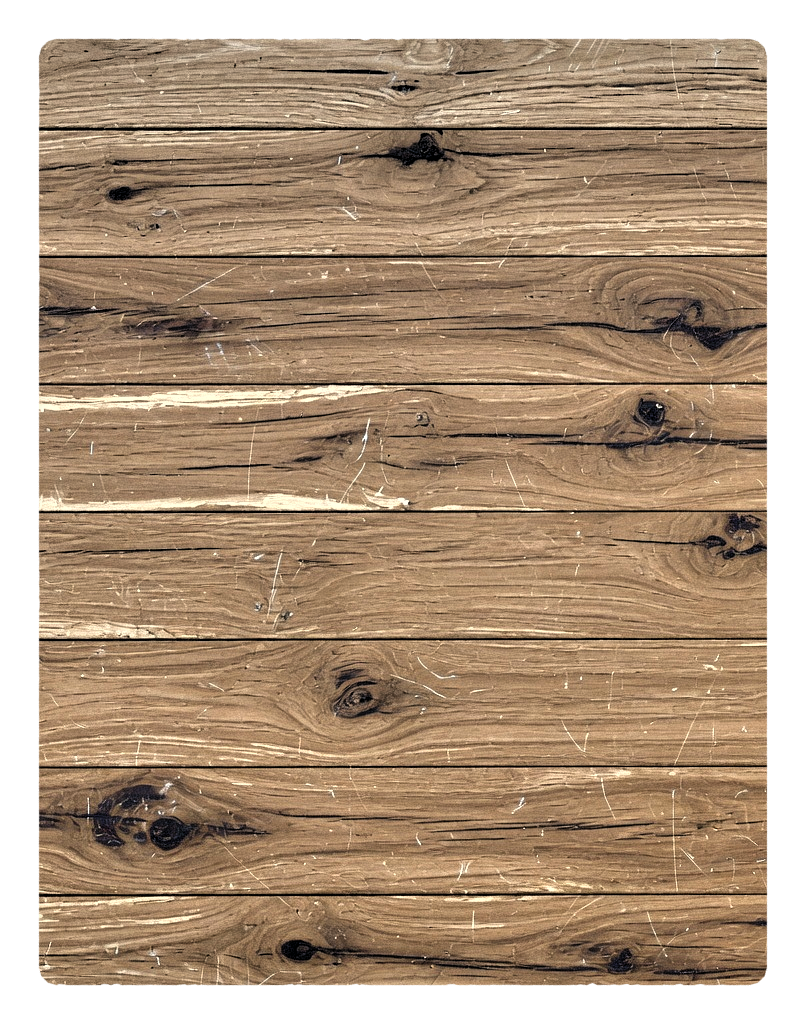
#> input picture tools/art/furniture-materials/pile_tray.png, 806 x 1024 px, found by its file name
$ python cut_wood_brass_furniture.py
#> lines starting #> are read from the running program, lines starting #| are printed output that depends on the picture; after the words box and inside, x2 and y2 are one past the last pixel; in counts of white or black regions, pixels touching at a corner belong together
"""
Cut painted albedo for pile_tray, lantern_cradle and brass_strap from the two
existing seamless source materials (console_timber.png / console_brass.png),
following the same recipe as the console deck (ART_QC_FURNITURE_2026-07-26.md,
ENGINE_PLAN.md §23):

  1. Load the CURRENTLY SHIPPED PNG at web/public/art/materials/board/<name>.png.
  2. Take its alpha channel verbatim -- this is the silhouette and must not move.
  3. Tile the seamless 1024x1024 source material (wrap-indexed, so it works for
     any crop offset and any target size up to and beyond 1024px) to cover the
     target's exact pixel dimensions, at a distinct offset per output so the
     wood/brass pieces are not all identical crops of the same source region.
  4. Recombine: new RGB from the tiled source, alpha from the original file.
  5. Verify the alpha channel is byte-identical to the original before saving
     anything, and report tonal range (2nd-98th percentile luminance, restricted
     to opaque pixels) before/after plus mean RGB, mirroring the QC doc's table.

Nothing here touches normal/material maps or any other shape. Sources are never
regenerated -- console_timber.png / console_brass.png / console_body*.png are
read-only inputs.
"""
from __future__ import annotations

import json
from pathlib import Path

import numpy as np
from PIL import Image

ROOT = Path(__file__).resolve().parent
BOARD = ROOT.parent.parent.parent / "web" / "public" / "art" / "materials" / "board"

TIMBER = ROOT / "console_timber.png"
BRASS_MAT = ROOT / "console_brass.png"

# (target file, source material, crop offset (x, y) into the 1024x1024 source)
JOBS = [
    ("pile_tray.png", TIMBER, (0, 0)),
    ("pile_tray_brass.png", BRASS_MAT, (0, 0)),
    ("lantern_cradle.png", TIMBER, (350, 120)),
    ("lantern_cradle_brass.png", BRASS_MAT, (350, 120)),
    ("brass_strap.png", BRASS_MAT, (650, 500)),
]


def srgb_luminance(rgb: np.ndarray) -> np.ndarray:
    return 0.2126 * rgb[..., 0] + 0.7152 * rgb[..., 1] + 0.0722 * rgb[..., 2]


def tiled_crop(source: np.ndarray, width: int, height: int, offset: tuple[int, int]) -> np.ndarray:
    """Wrap-tile `source` (H0,W0,3) to an output of (height, width, 3) starting at offset."""
    h0, w0 = source.shape[:2]
    ox, oy = offset
    ys = (np.arange(height) + oy) % h0
    xs = (np.arange(width) + ox) % w0
    return source[np.ix_(ys, xs)]


def metrics(rgb: np.ndarray, alpha: np.ndarray) -> dict:
    opaque = alpha > 0
    if not np.any(opaque):
        return {"mean_rgb": [0.0, 0.0, 0.0], "tonal_range_pct": 0.0}
    lum = srgb_luminance(rgb)[opaque]
    p2, p98 = np.percentile(lum, [2, 98])
    mean_rgb = rgb[opaque].mean(axis=0)
    return {
        "mean_rgb": [round(float(x), 1) for x in mean_rgb],
        "tonal_range_pct": round(float((p98 - p2) / 255.0 * 100.0), 2),
    }


def main() -> None:
    results = []
    for name, source_path, offset in JOBS:
        target_path = BOARD / name
        orig = Image.open(target_path).convert("RGBA")
#> orig is the input picture: PIL image 806x1024 RGBA; mean R, G, B, A 161, 132, 103.1, 212.6
        orig_arr = np.array(orig)
        orig_rgb = orig_arr[..., :3].astype(np.float64)
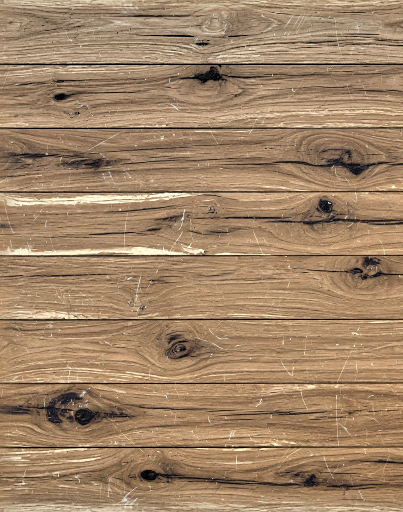
#> orig_rgb: shape (1024, 806, 3) float64 (shown at 1/2 size); mean R, G, B 161, 132, 103.1
        orig_alpha = orig_arr[..., 3]
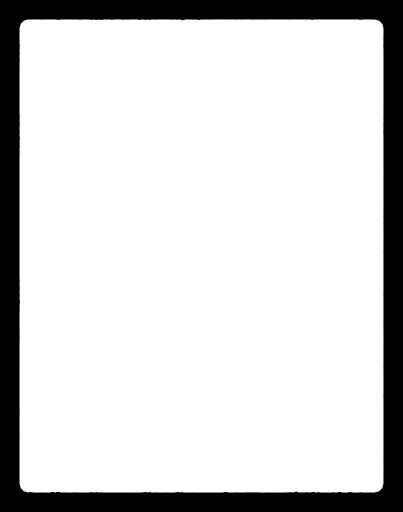
#> orig_alpha: shape (1024, 806) (shown at 1/2 size); min 0, max 255, mean 212.6

        before = metrics(orig_rgb, orig_alpha)
#> in metrics, `opaque = alpha > 0`:
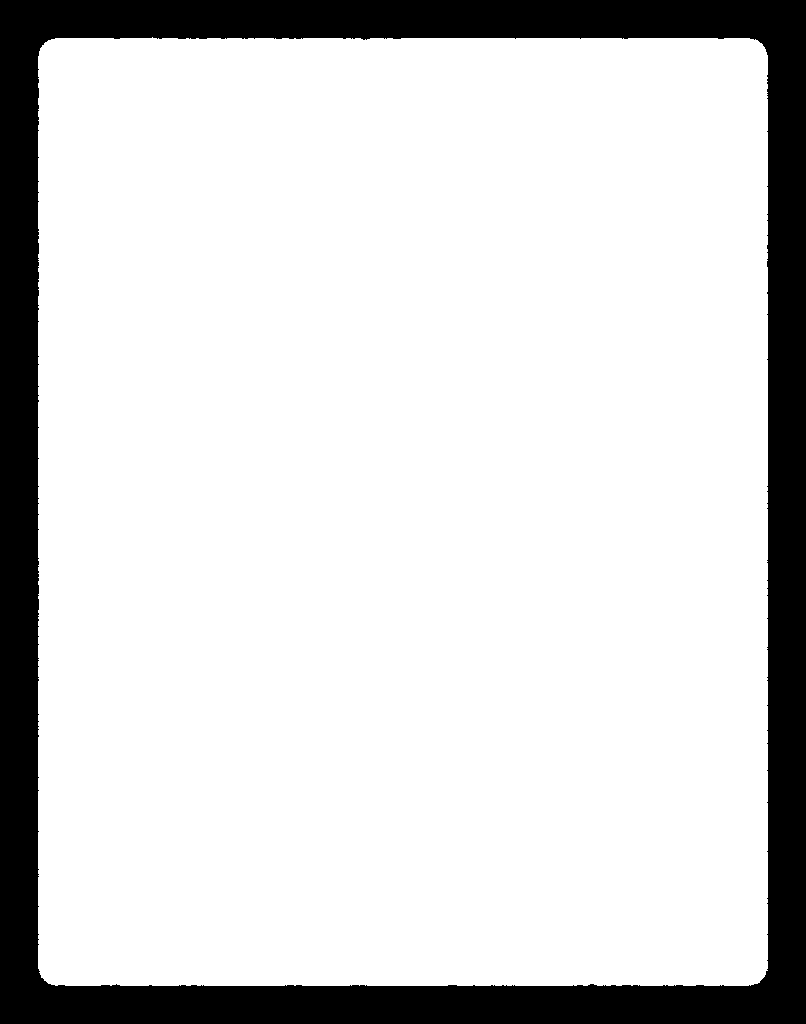
#> opaque: shape (1024, 806) bool; 83.7% white; 1 black region, box (x1, y1, x2, y2) and area: (0, 0, 806, 1024) 134144
#> in srgb_luminance, `return 0.2126 * rgb[..., 0] + 0.7152 * rgb[..., 1] + 0.0722 * rgb[...,..`:
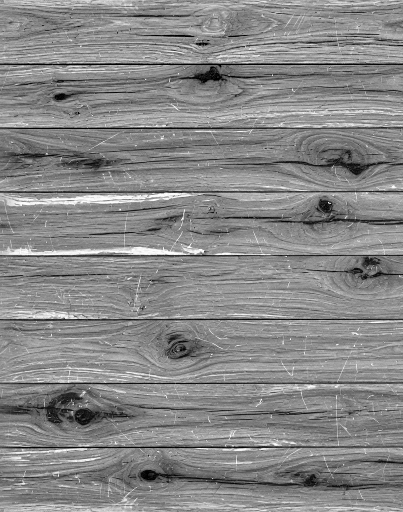
#> returned value: shape (1024, 806) float64 (shown at 1/2 size); min 0, max 254.8, mean 136.1
#> in metrics, `p2, p98 = np.percentile(lum, [2, 98])`: p2 = 19.22; p98 = 219.6
#> in metrics, `mean_rgb = rgb[opaque].mean(axis=0)`: mean_rgb = [160.1, 130.9, 102]
#> before = {'mean_rgb': [160.1, 130.9, 102], 'tonal_range_pct': 78.6}

        src_img = Image.open(source_path).convert("RGB")
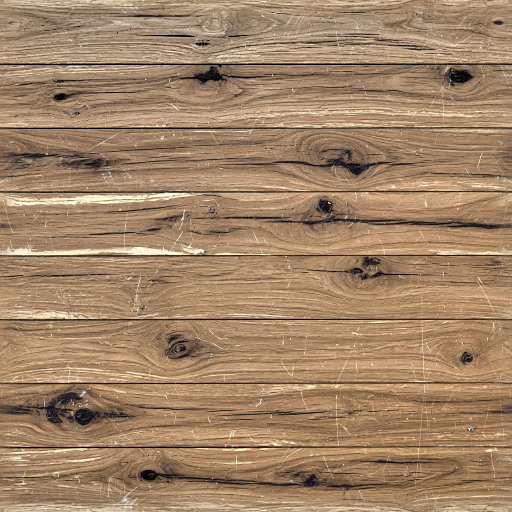
#> input picture tools/art/furniture-materials/console_timber.png, 1024 x 1024 px (shown at 1/2 size)
#> src_img is the input picture: PIL image 1024x1024 RGB; mean R, G, B 161.6, 132, 102.4
        src_arr = np.array(src_img).astype(np.uint8)

        h, w = orig_arr.shape[0], orig_arr.shape[1]
        new_rgb = tiled_crop(src_arr, w, h, offset)

        # Recombine: new albedo, ORIGINAL alpha, unchanged.
        out_arr = np.zeros((h, w, 4), dtype=np.uint8)
        out_arr[..., :3] = new_rgb
        out_arr[..., 3] = orig_alpha

        # Hard verification: alpha must be byte-identical to what shipped.
        assert np.array_equal(out_arr[..., 3], orig_alpha), f"alpha mismatch for {name}"

        after = metrics(out_arr[..., :3].astype(np.float64), out_arr[..., 3])
#> after has the same summary as before

        out_path = ROOT / name
        Image.fromarray(out_arr, mode="RGBA").save(out_path, format="PNG", optimize=True)

        results.append(
            {
                "file": name,
                "size": [w, h],
                "source": source_path.name,
                "offset": list(offset),
                "alpha_identical_to_shipped": True,
                "before": before,
                "after": after,
            }
        )
        print(f"{name}: size={w}x{h} source={source_path.name} offset={offset}")
#| pile_tray.png: size=806x1024 source=console_timber.png offset=(0, 0)
        print(f"  before: {before}")
#|   before: {'mean_rgb': [160.1, 130.9, 102.0], 'tonal_range_pct': 78.6}
        print(f"  after:  {after}")
#|   after:  {'mean_rgb': [160.1, 130.9, 102.0], 'tonal_range_pct': 78.6}
        print(f"  alpha byte-identical to shipped: True")
#> pass 2 of the loop in main, `for name, source_path, offset in JOBS:`:
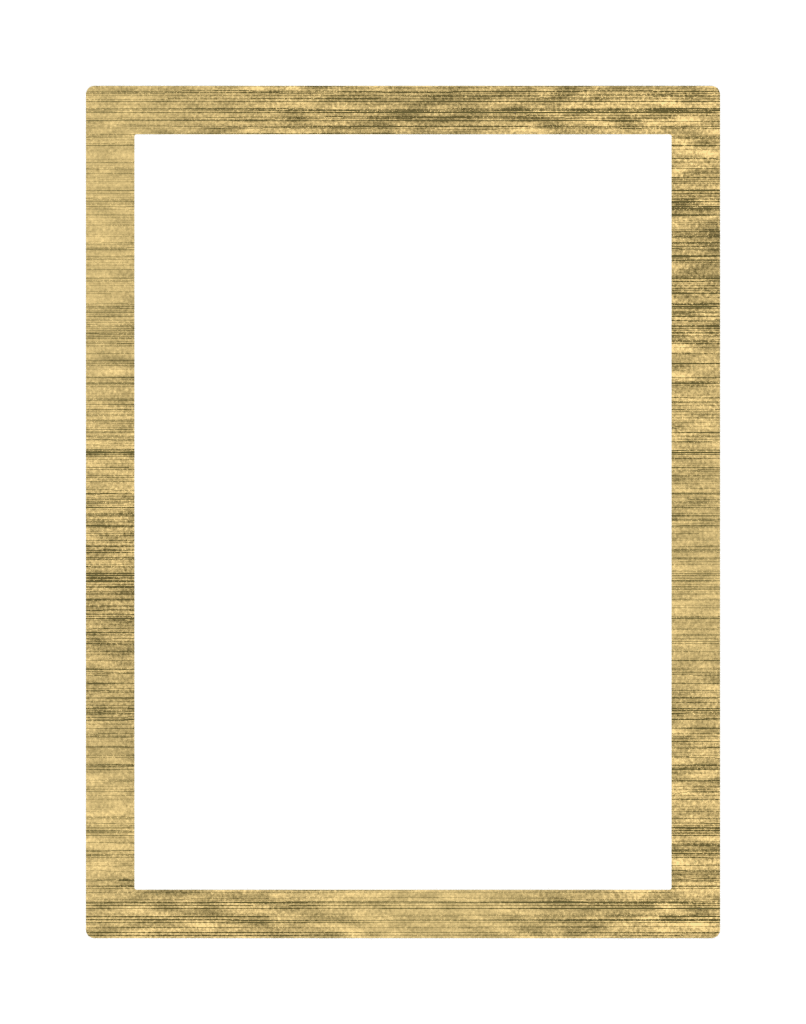
#> input picture tools/art/furniture-materials/pile_tray_brass.png, 806 x 1024 px, found by its file name
#> in main, orig is the input picture: PIL image 806x1024 RGBA; mean R, G, B, A 189.1, 166.2, 109.4, 41.4
#> in metrics (call 3), `opaque = alpha > 0`:
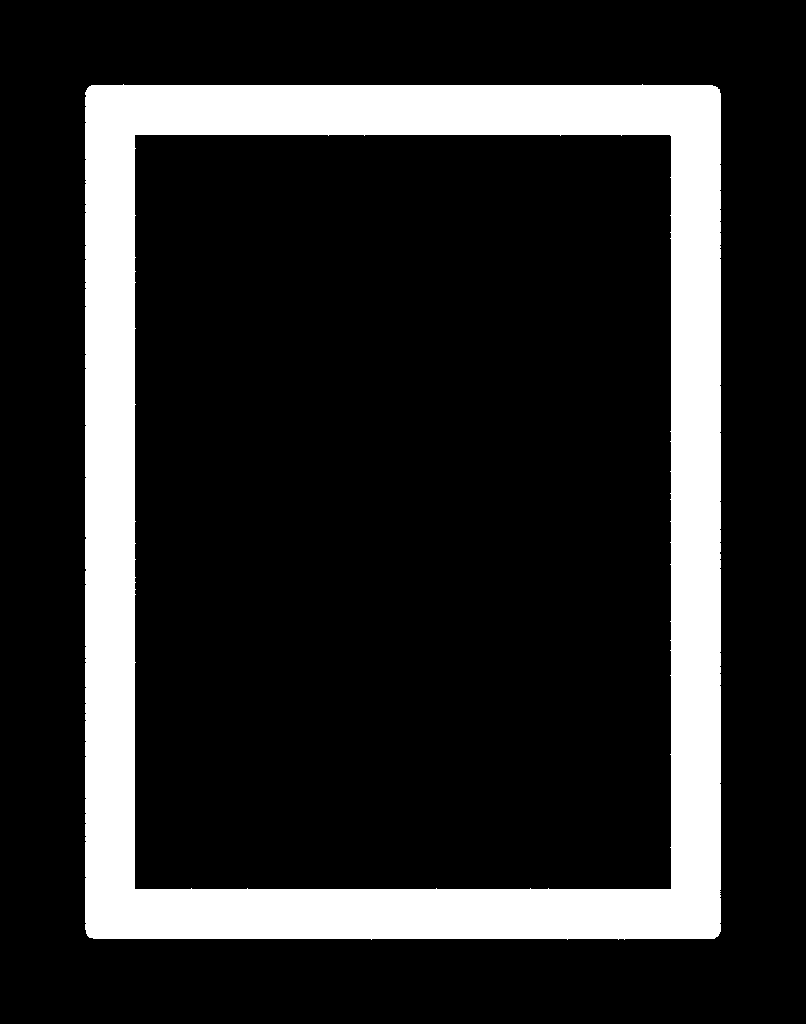
#> opaque: shape (1024, 806) bool; 16.8% white; 1 white region, box (x1, y1, x2, y2) and area: (85, 84, 721, 940) 138898
#> p2 = 95.45; p98 = 212.5
#> mean_rgb = [187.4, 164.8, 108.3]
#> before = {'mean_rgb': [187.4, 164.8, 108.3], 'tonal_range_pct': 45.92}
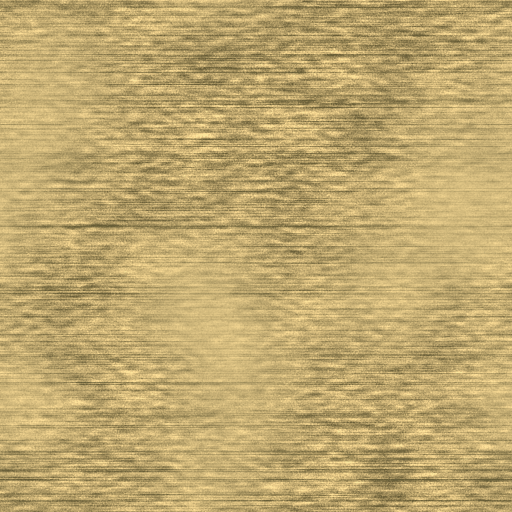
#> input picture tools/art/furniture-materials/console_brass.png, 1024 x 1024 px (shown at 1/2 size)
#> in main, src_img is the input picture: PIL image 1024x1024 RGB; mean R, G, B 190.2, 167.2, 110.2
#> after has the same summary as before
#| pile_tray_brass.png: size=806x1024 source=console_brass.png offset=(0, 0)
#|   before: {'mean_rgb': [187.4, 164.8, 108.3], 'tonal_range_pct': 45.92}
#|   after:  {'mean_rgb': [187.4, 164.8, 108.3], 'tonal_range_pct': 45.92}
#> pass 3 of the loop in main, `for name, source_path, offset in JOBS:`:
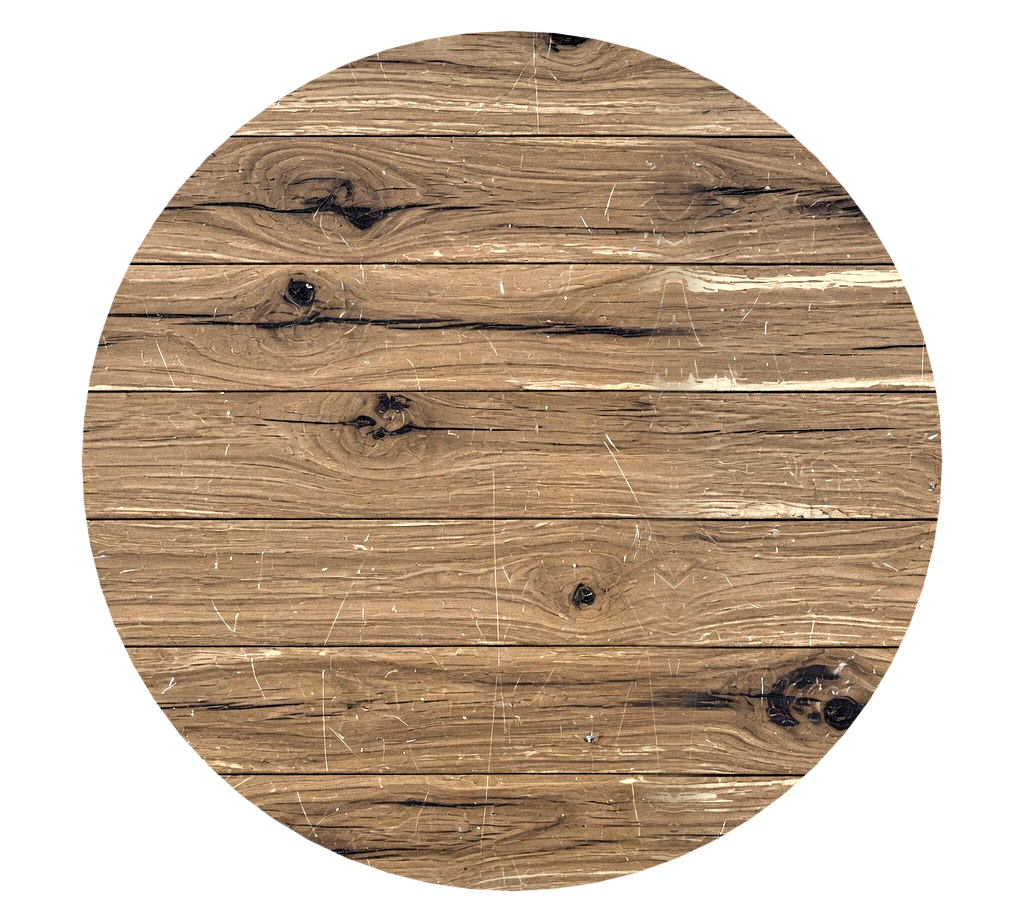
#> input picture tools/art/furniture-materials/lantern_cradle.png, 1024 x 922 px, found by its file name
#> in main, orig is the input picture: PIL image 1024x922 RGBA; mean R, G, B, A 161.4, 131.1, 101, 156.7
#> orig_rgb: shape (922, 1024, 3) float64
#> orig_alpha: shape (922, 1024)
#> in metrics (call 5), `opaque = alpha > 0`:
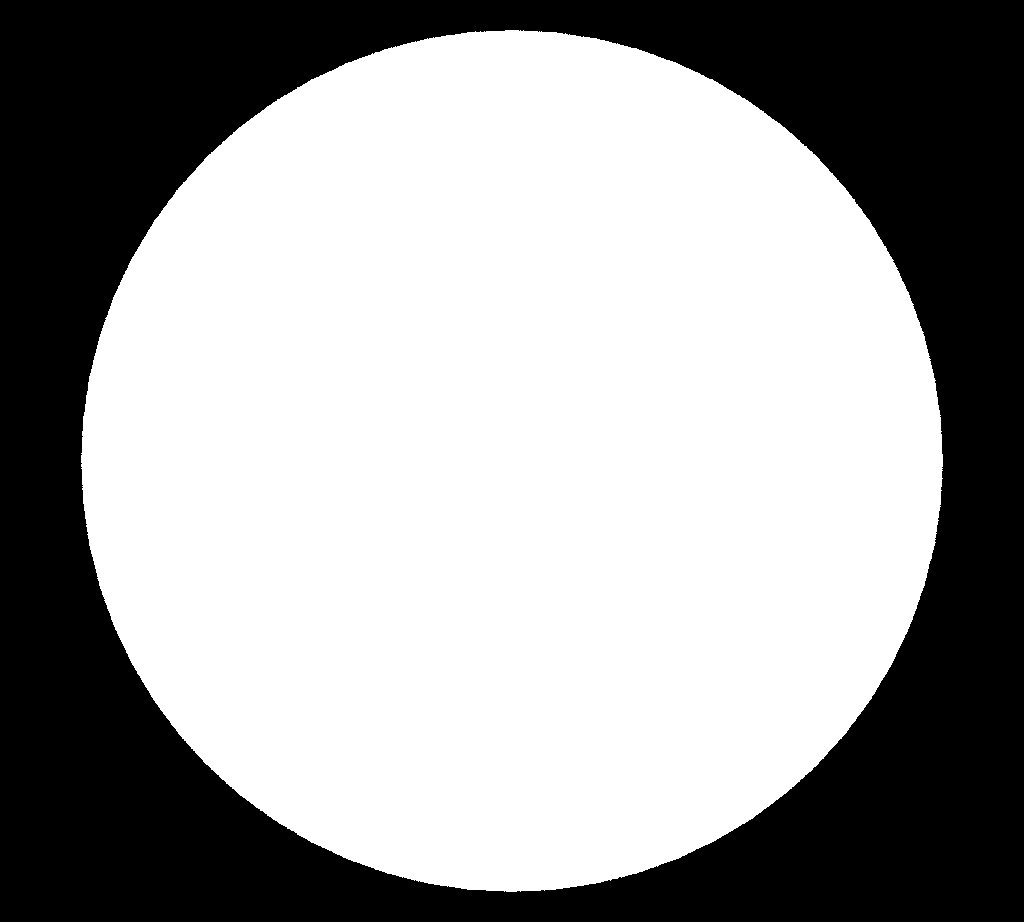
#> opaque: shape (922, 1024) bool; 61.7% white; 1 black region, box (x1, y1, x2, y2) and area: (0, 0, 1024, 922) 361838
#> in srgb_luminance (call 5), `return 0.2126 * rgb[..., 0] + 0.7152 * rgb[..., 1] + 0.0722 * rgb[...,..`:
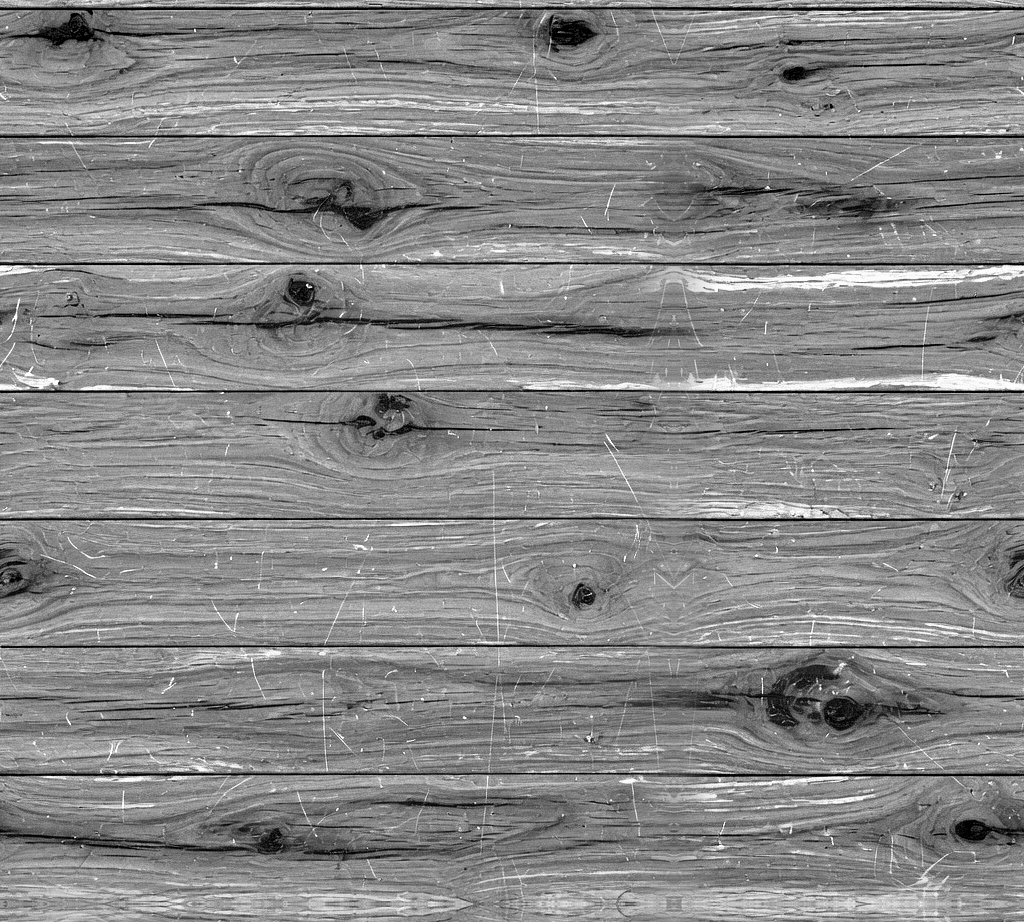
#> returned value: shape (922, 1024) float64; min 0, max 254.8, mean 135.3
#> p2 = 27.97; p98 = 216.3
#> mean_rgb = [163.1, 131.4, 100.3]
#> before = {'mean_rgb': [163.1, 131.4, 100.3], 'tonal_range_pct': 73.87}
#> out_arr: shape (922, 1024, 4)
#> after has the same summary as before
#| lantern_cradle.png: size=1024x922 source=console_timber.png offset=(350, 120)
#|   before: {'mean_rgb': [163.1, 131.4, 100.3], 'tonal_range_pct': 73.87}
#|   after:  {'mean_rgb': [163.1, 131.4, 100.3], 'tonal_range_pct': 73.87}
#> the loop made 5 passes; the first 3 are shown

    (ROOT / "_cut_report.json").write_text(json.dumps(results, indent=2))
    print("\nWrote _cut_report.json")


if __name__ == "__main__":
#> (the run stopped early here; a loop or call above may not have finished)
